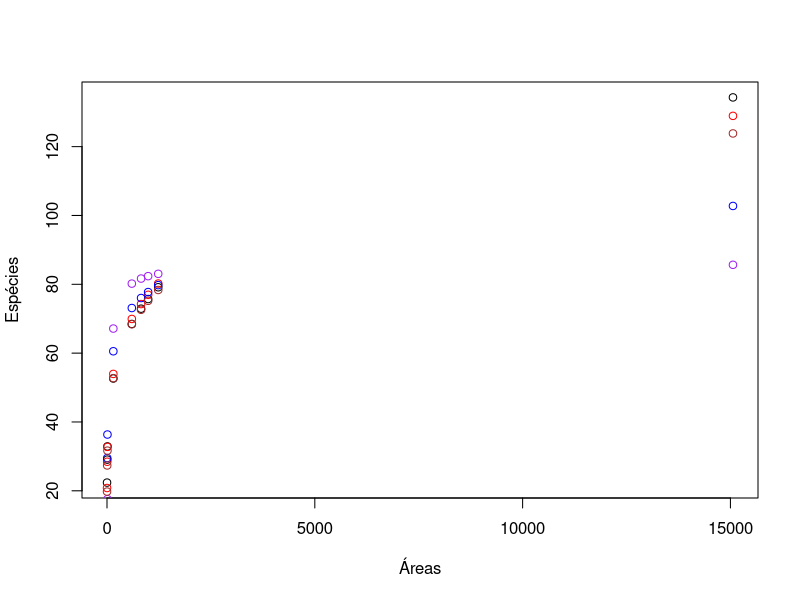
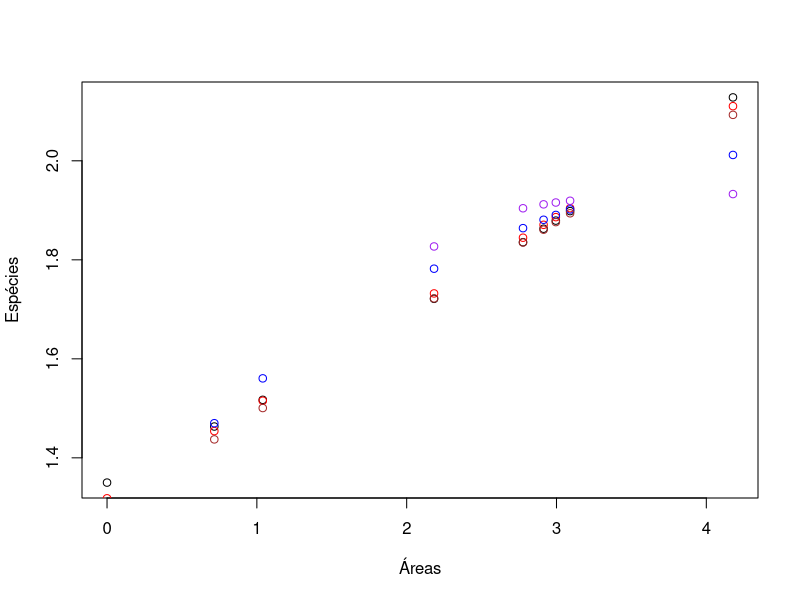
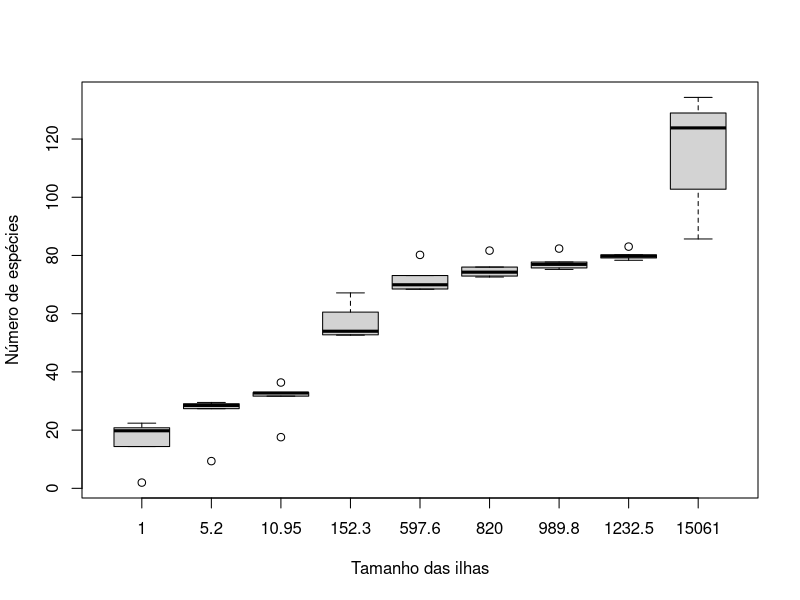

The R script that drew these images, in order:
## ---- chunk 1
library(knitr) #Apenas para visualização das tabelas em um formato mais amigável
library(tidyr) #Para fazer as manipulacoes nas tabelas no fim para analise
## ---- chunk 2
areas<-read.csv("sar-areas.csv", header=FALSE)
## ---- chunk 3
areas
## ---- chunk 4
parametros<-read.csv("sar-model-data.csv", header=FALSE)
colnames(parametros)<-c("modelos", "b0", "b1", "b2")
## ---- chunk 5
kable(parametros)
## ---- chunk 6
potencia<-function(b0, Areas, b1){
  b0 * Areas^b1
}

pot_quadrada<-function(b0, b1, Areas, b2){
  10^(b0 + b1 * log10(Areas) + b2 * log10(Areas)^2)
}

loga<-function(b0, b1, Areas){
  b0 + b1 * log10(Areas)
}

MM<-function(b0, Areas, b1){
  b0 * (Areas / (b1 + Areas))
}

Lomo<-function(b0, b1, b2, Areas){
  b0/(1 + b1^log10(b2/Areas))
}
## ---- chunk 7
mod1<-potencia(parametros[1,"b0"], areas, parametros[1,"b1"])
mod2<-pot_quadrada(parametros[2,"b0"], parametros[2,"b1"], areas, parametros[2,"b2"])
mod3<-loga(parametros[3,"b0"], parametros[3,"b1"], areas)
mod4<-MM(parametros[4,"b0"], areas, parametros[4,"b1"])
mod5<-Lomo(parametros[5,"b0"], parametros[5,"b1"], parametros[5,"b2"], areas)
## ---- chunk 8
mods<-cbind(mod1, mod2, mod3, mod4, mod5)
stdev<-apply(mods,1,sd)
media<-rowSums(mods)/5
mods<-cbind(areas, mods, media, stdev, stdev/media)
colnames(mods)<-c("Areas", "Power", "PowerQuadratic", "Logarithmic", "Michaelis-Menten", "Lomolino", "Medias", "Desvio Padrao", "CV")
## ---- chunk 9
kable(mods)
## ---- chunk 10
plot(mods$Areas, mods$PowerQuadratic, xlab="Áreas", ylab="Espécies" )
points(mods$Areas, mods$Power, col="red")
points(mods$Areas, mods$Logarithmic, col="blue")
points(mods$Areas, mods$'Michaelis-Menten', col="purple")
points(mods$Areas, mods$Lomolino, col="brown")
## ---- chunk 11
plot(log10(mods$Areas), log10(mods$PowerQuadratic), xlab="Áreas", ylab="Espécies" )
points(log10(mods$Areas), log10(mods$Power), col="red")
points(log10(mods$Areas), log10(mods$Logarithmic), col="blue")
points(log10(mods$Areas), log10(mods$'Michaelis-Menten'), col="purple")
points(log10(mods$Areas), log10(mods$Lomolino), col="brown")
## ---- chunk 12
long<-gather(mods[,2:6])
l<-cbind(long, areas)
## ---- chunk 13
kable(l)
## ---- chunk 14
boxplot(value ~ V1, data=l, xlab="Tamanho das ilhas", ylab="Número de espécies")
